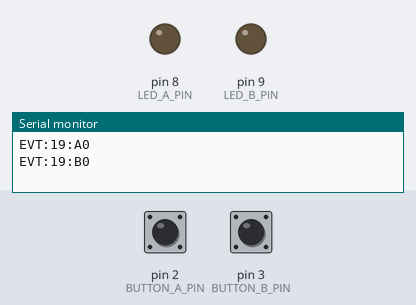
Recording of a sketch running on a simulated Arduino Uno, built with avr-gcc and run on an emulated ATmega328P. Shown: output pins drawn as LEDs (lit = HIGH), the last lines printed to the serial monitor. Inputs (shaded band) come from the test bench; at power-on: pin 2 (BUTTON_A_PIN) HIGH, pin 3 (BUTTON_B_PIN) HIGH.

Above: at 1.2 s.
1.3 s: pin 2 (BUTTON_A_PIN) pulled LOW for 0.15 s
At 1.38 s:
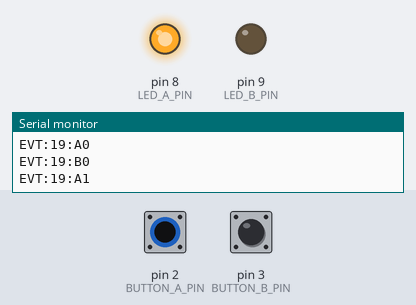
2.9 s: pin 3 (BUTTON_B_PIN) pulled LOW for 0.15 s
At 2.98 s:
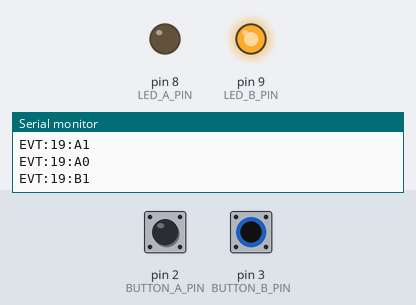
4.5 s: pin 3 (BUTTON_B_PIN) pulled LOW for 3.2 s
At 8.6 s:
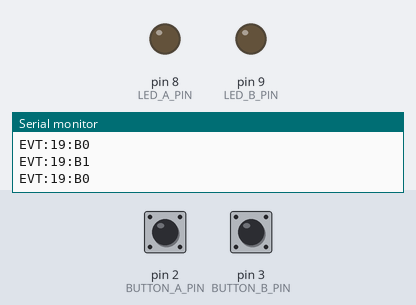
9.2 s: pin 2 (BUTTON_A_PIN) pulled LOW for 3.2 s
At 9.8 s:
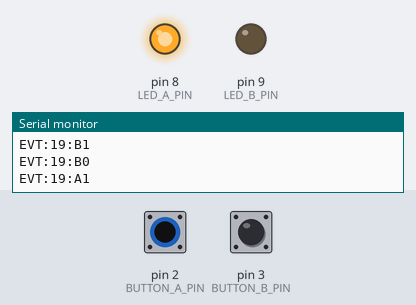
13.9 s: pin 2 (BUTTON_A_PIN) driven LOW and pin 3 (BUTTON_B_PIN) driven LOW
At 14.8 s:
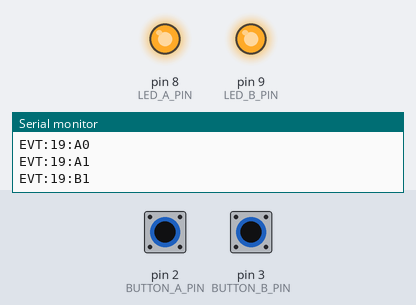
Timing chart, 0 to 16.4 s (numbered marks = the images above; inputs shaded):
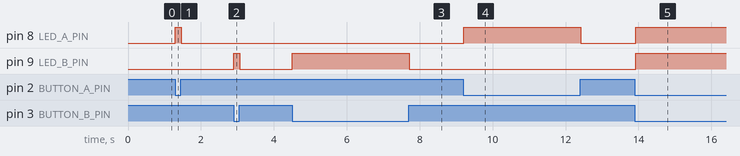

The sketch:

19_dual_key_core.ino
```cpp
/*
  Bosqich 19 — Yadro reaktori: ikki kalitli xavfsizlik
  Nurshahar hikoyasi: Arduino Chrome O'yinlari

  Ulanish:
    Tugma A -> D2 va GND orasida (INPUT_PULLUP)
    Tugma B -> D3 va GND orasida (INPUT_PULLUP)
    (ixtiyoriy) LED A -> D8, LED B -> D9 — holatni ko'rsatish uchun

  Protokol: "EVT:19:A1"/"EVT:19:A0" — A tugmasi holati
            "EVT:19:B1"/"EVT:19:B0" — B tugmasi holati
  Reaktor faqat ikkalasi HAM bosilganda ochiladi (web tomonida hisoblanadi).
*/

const int BUTTON_A_PIN = 2;
const int BUTTON_B_PIN = 3;
const int LED_A_PIN = 8;
const int LED_B_PIN = 9;

int lastA = -1;
int lastB = -1;

void setup() {
  Serial.begin(9600);
  pinMode(BUTTON_A_PIN, INPUT_PULLUP);
  pinMode(BUTTON_B_PIN, INPUT_PULLUP);
  pinMode(LED_A_PIN, OUTPUT);
  pinMode(LED_B_PIN, OUTPUT);
}

void loop() {
  bool a = digitalRead(BUTTON_A_PIN) == LOW;
  bool b = digitalRead(BUTTON_B_PIN) == LOW;
  digitalWrite(LED_A_PIN, a ? HIGH : LOW);
  digitalWrite(LED_B_PIN, b ? HIGH : LOW);

  int stateA = a ? 1 : 0;
  int stateB = b ? 1 : 0;

  if (stateA != lastA) {
    Serial.println(stateA ? "EVT:19:A1" : "EVT:19:A0");
    lastA = stateA;
  }
  if (stateB != lastB) {
    Serial.println(stateB ? "EVT:19:B1" : "EVT:19:B0");
    lastB = stateB;
  }
  delay(20);
}
```

Measured:
- after the input at 1.3 s, pin 8 (LED_A_PIN): LOW → HIGH at once, → LOW 0.16 s later
- after the input at 2.9 s, pin 9 (LED_B_PIN): LOW → HIGH at once, → LOW 0.16 s later
- after the input at 4.5 s, pin 9 (LED_B_PIN): LOW → HIGH at once, → LOW 3.2 s later
- after the input at 9.2 s, pin 8 (LED_A_PIN): LOW → HIGH at once, → LOW 3.2 s later
- after the input at 13.9 s, pin 8 (LED_A_PIN), pin 9 (LED_B_PIN): LOW → HIGH at once
